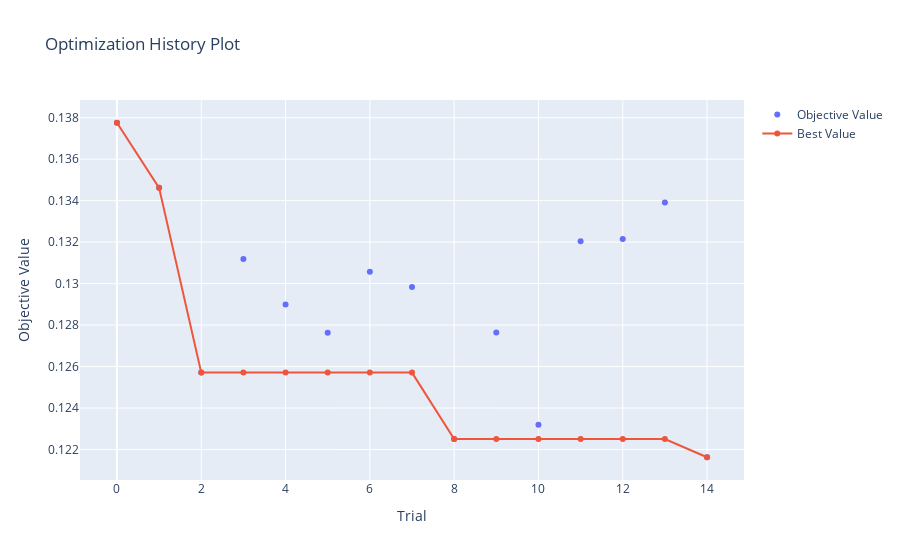
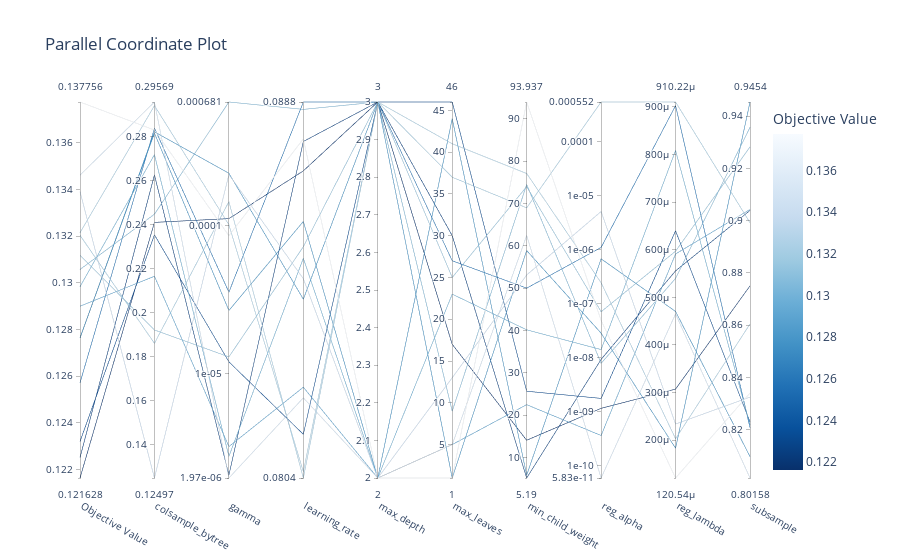
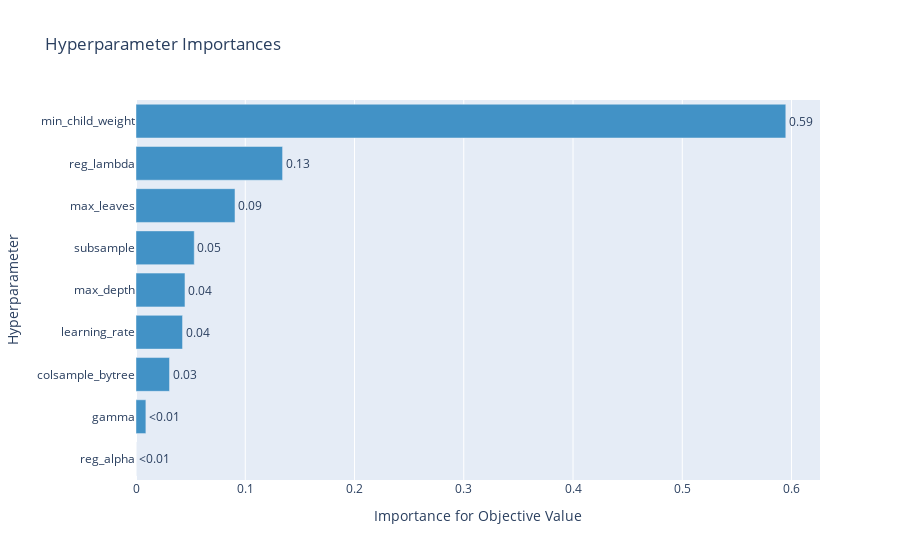
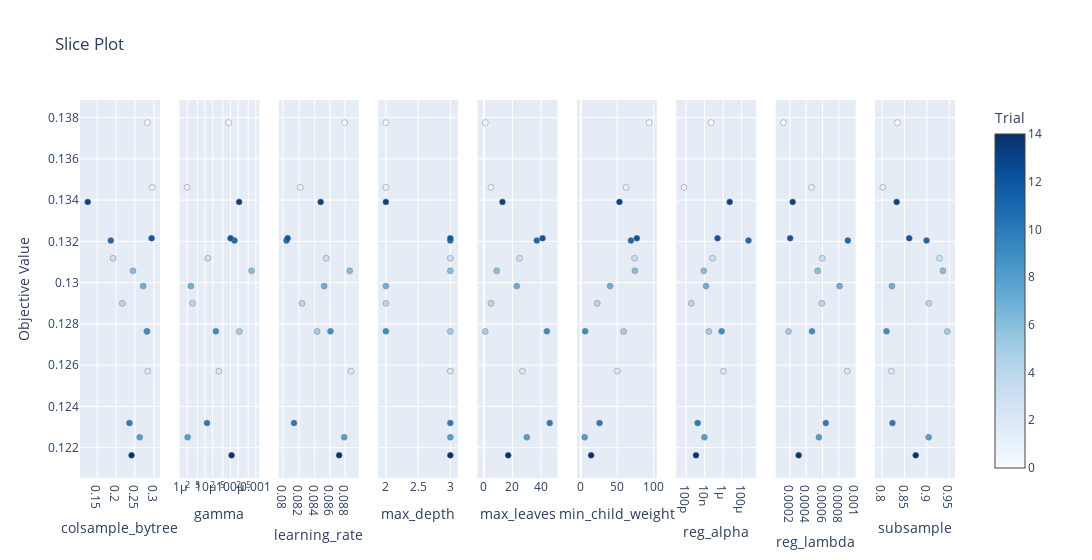

Notebook source saved alongside these figures, in order:
### Code cell
joblib.dump(xgb_study, "src/hyperparameter_tuning/study_xgb.pkl")

#study = joblib.load("study.pkl")

print("Number of finished trials: ", len(xgb_study.trials))
print("Best trial:")
trial = xgb_study.best_trial

print("  Value: {}".format(trial.value))
print("  Params: ")
for key, value in trial.params.items():
    print("    {}: {}".format(key, value))

#print("  Number of estimators: {}".format(trial.user_attrs["n_estimators"]))


viz.plot_optimization_history(xgb_study).show()
viz.plot_parallel_coordinate(xgb_study).show()
viz.plot_param_importances(xgb_study).show()
#plot_contour(xgb_study).show()
viz.plot_slice(xgb_study).show() #, params=["colsample_bytree","min_child_weight", "learning_rate"]).show()

### Figure 1 — Plotly figure (JSON) as saved in the notebook; plotly's stock layout.template omitted (floating-point values rounded to 4 significant figures)
{"data": [{"mode": "markers", "name": "Objective Value", "type": "scatter", "x": [0, 1, 2, 3, 4, 5, 6, 7, 8, 9, 10, 11, 12, 13, 14], "y": [0.1378, 0.1346, 0.1257, 0.1312, 0.129, 0.1276, 0.1306, 0.1298, 0.1225, 0.1276, 0.1232, 0.132, 0.1322, 0.1339, 0.1216]}, {"name": "Best Value", "type": "scatter", "x": [0, 1, 2, 3, 4, 5, 6, 7, 8, 9, 10, 11, 12, 13, 14], "y": [0.1378, 0.1346, 0.1257, 0.1257, 0.1257, 0.1257, 0.1257, 0.1257, 0.1225, 0.1225, 0.1225, 0.1225, 0.1225, 0.1225, 0.1216]}], "layout": {"title": {"text": "Optimization History Plot"}, "xaxis": {"title": {"text": "Trial"}}, "yaxis": {"title": {"text": "Objective Value"}}}}

### Figure 2 — Plotly figure (JSON) as saved in the notebook; plotly's stock layout.template omitted (floating-point values rounded to 4 significant figures)
{"data": [{"dimensions": [{"label": "Objective Value", "range": [0.1216, 0.1378], "values": [0.1378, 0.1346, 0.1257, 0.1312, 0.129, 0.1276, 0.1306, 0.1298, 0.1225, 0.1276, 0.1232, 0.132, 0.1322, 0.1339, 0.1216]}, {"label": "colsample_bytree", "range": [0.125, 0.2957], "values": [0.283, 0.2957, 0.2838, 0.1922, 0.2166, 0.2822, 0.2448, 0.2718, 0.2626, 0.2815, 0.2354, 0.1861, 0.2941, 0.125, 0.241]}, {"label": "gamma", "range": [-5.706, -3.167], "ticktext": ["1.97e-06", "1e-05", "0.0001", "0.000681"], "tickvals": [-5.706, -5, -4, -3.167], "values": [-4.07, -5.706, -4.451, -4.888, -5.494, -3.648, -3.167, -5.56, -5.687, -4.575, -4.921, -3.84, -3.996, -3.656, -3.954]}, {"label": "learning_rate", "range": [-1.094, -1.052], "ticktext": ["0.0804", "0.0888"], "tickvals": [-1.094, -1.052], "values": [-1.056, -1.085, -1.052, -1.068, -1.084, -1.074, -1.052, -1.069, -1.056, -1.065, -1.089, -1.094, -1.094, -1.072, -1.059]}, {"label": "max_depth", "range": [2, 3], "values": [2, 2, 3, 3, 2, 3, 3, 2, 3, 2, 3, 3, 3, 2, 3]}, {"label": "max_leaves", "range": [1, 46], "values": [1, 5, 27, 25, 5, 1, 9, 23, 30, 44, 46, 37, 41, 13, 17]}, {"label": "min_child_weight", "range": [5.19, 93.94], "values": [93.94, 62.43, 50.0, 73.97, 22.5, 58.88, 74.46, 40.16, 5.19, 5.862, 25.67, 68.96, 77.05, 53.11, 14.09]}, {"label": "reg_alpha", "range": [-10.23, -3.258], "ticktext": ["5.83e-11", "1e-10", "1e-09", "1e-08", "1e-07", "1e-06", "1e-05", "0.0001", "0.000552"], "tickvals": [-10.23, -10, -9, -8, -7, -6, -5, -4, -3.258], "values": [-7.311, -10.23, -5.956, -7.149, -9.446, -7.547, -8.106, -7.851, -8.034, -6.168, -8.758, -3.258, -6.61, -5.29, -8.941]}, {"label": "reg_lambda", "range": [0.0001205, 0.0009102], "values": [0.0001205, 0.0004651, 0.0009025, 0.0005969, 0.000591, 0.0001832, 0.0005397, 0.0008084, 0.0005556, 0.0004703, 0.0006396, 0.0009102, 0.000203, 0.0002339, 0.0003073]}, {"label": "subsample", "range": [0.8016, 0.9454], "values": [0.8341, 0.8016, 0.8209, 0.9282, 0.9043, 0.9454, 0.9357, 0.8219, 0.9039, 0.8098, 0.8231, 0.8992, 0.8605, 0.8325, 0.8751]}], "labelangle": 30, "labelside": "bottom", "line": {"color": [0.1378, 0.1346, 0.1257, 0.1312, 0.129, 0.1276, 0.1306, 0.1298, 0.1225, 0.1276, 0.1232, 0.132, 0.1322, 0.1339, 0.1216], "colorbar": {"title": {"text": "Objective Value"}}, "colorscale": [[0, "rgb(247,251,255)"], [0.125, "rgb(222,235,247)"], [0.25, "rgb(198,219,239)"], [0.375, "rgb(158,202,225)"], [0.5, "rgb(107,174,214)"], [0.625, "rgb(66,146,198)"], [0.75, "rgb(33,113,181)"], [0.875, "rgb(8,81,156)"], [1, "rgb(8,48,107)"]], "reversescale": true, "showscale": true}, "type": "parcoords"}], "layout": {"title": {"text": "Parallel Coordinate Plot"}}}

### Figure 3 — Plotly figure (JSON) as saved in the notebook; plotly's stock layout.template omitted (floating-point values rounded to 4 significant figures)
{"data": [{"cliponaxis": false, "hovertemplate": ["reg_alpha (FloatDistribution): 1.5406855117340958e-05<extra></extra>", "gamma (FloatDistribution): 0.009040669071876823<extra></extra>", "colsample_bytree (FloatDistribution): 0.030687712914723816<extra></extra>", "learning_rate (FloatDistribution): 0.04260060396778293<extra></extra>", "max_depth (IntDistribution): 0.04482228419815143<extra></extra>", "subsample (FloatDistribution): 0.05331297597511968<extra></extra>", "max_leaves (IntDistribution): 0.09060398917280538<extra></extra>", "reg_lambda (FloatDistribution): 0.13416036036797982<extra></extra>", "min_child_weight (FloatDistribution): 0.5947559974764428<extra></extra>"], "marker": {"color": "rgb(66,146,198)"}, "orientation": "h", "text": ["<0.01", "<0.01", "0.03", "0.04", "0.04", "0.05", "0.09", "0.13", "0.59"], "textposition": "outside", "type": "bar", "x": [1.541e-05, 0.009041, 0.03069, 0.0426, 0.04482, 0.05331, 0.0906, 0.1342, 0.5948], "y": ["reg_alpha", "gamma", "colsample_bytree", "learning_rate", "max_depth", "subsample", "max_leaves", "reg_lambda", "min_child_weight"]}], "layout": {"showlegend": false, "title": {"text": "Hyperparameter Importances"}, "xaxis": {"title": {"text": "Importance for Objective Value"}}, "yaxis": {"title": {"text": "Hyperparameter"}}}}

### Figure 4 — Plotly figure (JSON) as saved in the notebook; plotly's stock layout.template omitted (floating-point values rounded to 4 significant figures)
{"data": [{"marker": {"color": [0, 1, 2, 3, 4, 5, 6, 7, 8, 9, 10, 11, 12, 13, 14], "colorbar": {"title": {"text": "Trial"}, "x": 1, "xpad": 40}, "colorscale": [[0, "rgb(247,251,255)"], [0.125, "rgb(222,235,247)"], [0.25, "rgb(198,219,239)"], [0.375, "rgb(158,202,225)"], [0.5, "rgb(107,174,214)"], [0.625, "rgb(66,146,198)"], [0.75, "rgb(33,113,181)"], [0.875, "rgb(8,81,156)"], [1, "rgb(8,48,107)"]], "line": {"color": "Grey", "width": 0.5}, "showscale": true}, "mode": "markers", "showlegend": false, "type": "scatter", "x": [0.283, 0.2957, 0.2838, 0.1922, 0.2166, 0.2822, 0.2448, 0.2718, 0.2626, 0.2815, 0.2354, 0.1861, 0.2941, 0.125, 0.241], "xaxis": "x", "y": [0.1378, 0.1346, 0.1257, 0.1312, 0.129, 0.1276, 0.1306, 0.1298, 0.1225, 0.1276, 0.1232, 0.132, 0.1322, 0.1339, 0.1216], "yaxis": "y"}, {"marker": {"color": [0, 1, 2, 3, 4, 5, 6, 7, 8, 9, 10, 11, 12, 13, 14], "colorbar": {"title": {"text": "Trial"}, "x": 1, "xpad": 40}, "colorscale": [[0, "rgb(247,251,255)"], [0.125, "rgb(222,235,247)"], [0.25, "rgb(198,219,239)"], [0.375, "rgb(158,202,225)"], [0.5, "rgb(107,174,214)"], [0.625, "rgb(66,146,198)"], [0.75, "rgb(33,113,181)"], [0.875, "rgb(8,81,156)"], [1, "rgb(8,48,107)"]], "line": {"color": "Grey", "width": 0.5}, "showscale": false}, "mode": "markers", "showlegend": false, "type": "scatter", "x": [8.518e-05, 1.968e-06, 3.539e-05, 1.294e-05, 3.208e-06, 0.0002249, 0.0006809, 2.754e-06, 2.058e-06, 2.661e-05, 1.198e-05, 0.0001446, 0.000101, 0.0002206, 0.0001111], "xaxis": "x2", "y": [0.1378, 0.1346, 0.1257, 0.1312, 0.129, 0.1276, 0.1306, 0.1298, 0.1225, 0.1276, 0.1232, 0.132, 0.1322, 0.1339, 0.1216], "yaxis": "y2"}, {"marker": {"color": [0, 1, 2, 3, 4, 5, 6, 7, 8, 9, 10, 11, 12, 13, 14], "colorbar": {"title": {"text": "Trial"}, "x": 1, "xpad": 40}, "colorscale": [[0, "rgb(247,251,255)"], [0.125, "rgb(222,235,247)"], [0.25, "rgb(198,219,239)"], [0.375, "rgb(158,202,225)"], [0.5, "rgb(107,174,214)"], [0.625, "rgb(66,146,198)"], [0.75, "rgb(33,113,181)"], [0.875, "rgb(8,81,156)"], [1, "rgb(8,48,107)"]], "line": {"color": "Grey", "width": 0.5}, "showscale": false}, "mode": "markers", "showlegend": false, "type": "scatter", "x": [0.08795, 0.08216, 0.08881, 0.08549, 0.08239, 0.08432, 0.08864, 0.08523, 0.08789, 0.08606, 0.08138, 0.08045, 0.08058, 0.08478, 0.08721], "xaxis": "x3", "y": [0.1378, 0.1346, 0.1257, 0.1312, 0.129, 0.1276, 0.1306, 0.1298, 0.1225, 0.1276, 0.1232, 0.132, 0.1322, 0.1339, 0.1216], "yaxis": "y3"}, {"marker": {"color": [0, 1, 2, 3, 4, 5, 6, 7, 8, 9, 10, 11, 12, 13, 14], "colorbar": {"title": {"text": "Trial"}, "x": 1, "xpad": 40}, "colorscale": [[0, "rgb(247,251,255)"], [0.125, "rgb(222,235,247)"], [0.25, "rgb(198,219,239)"], [0.375, "rgb(158,202,225)"], [0.5, "rgb(107,174,214)"], [0.625, "rgb(66,146,198)"], [0.75, "rgb(33,113,181)"], [0.875, "rgb(8,81,156)"], [1, "rgb(8,48,107)"]], "line": {"color": "Grey", "width": 0.5}, "showscale": false}, "mode": "markers", "showlegend": false, "type": "scatter", "x": [2, 2, 3, 3, 2, 3, 3, 2, 3, 2, 3, 3, 3, 2, 3], "xaxis": "x4", "y": [0.1378, 0.1346, 0.1257, 0.1312, 0.129, 0.1276, 0.1306, 0.1298, 0.1225, 0.1276, 0.1232, 0.132, 0.1322, 0.1339, 0.1216], "yaxis": "y4"}, {"marker": {"color": [0, 1, 2, 3, 4, 5, 6, 7, 8, 9, 10, 11, 12, 13, 14], "colorbar": {"title": {"text": "Trial"}, "x": 1, "xpad": 40}, "colorscale": [[0, "rgb(247,251,255)"], [0.125, "rgb(222,235,247)"], [0.25, "rgb(198,219,239)"], [0.375, "rgb(158,202,225)"], [0.5, "rgb(107,174,214)"], [0.625, "rgb(66,146,198)"], [0.75, "rgb(33,113,181)"], [0.875, "rgb(8,81,156)"], [1, "rgb(8,48,107)"]], "line": {"color": "Grey", "width": 0.5}, "showscale": false}, "mode": "markers", "showlegend": false, "type": "scatter", "x": [1, 5, 27, 25, 5, 1, 9, 23, 30, 44, 46, 37, 41, 13, 17], "xaxis": "x5", "y": [0.1378, 0.1346, 0.1257, 0.1312, 0.129, 0.1276, 0.1306, 0.1298, 0.1225, 0.1276, 0.1232, 0.132, 0.1322, 0.1339, 0.1216], "yaxis": "y5"}, {"marker": {"color": [0, 1, 2, 3, 4, 5, 6, 7, 8, 9, 10, 11, 12, 13, 14], "colorbar": {"title": {"text": "Trial"}, "x": 1, "xpad": 40}, "colorscale": [[0, "rgb(247,251,255)"], [0.125, "rgb(222,235,247)"], [0.25, "rgb(198,219,239)"], [0.375, "rgb(158,202,225)"], [0.5, "rgb(107,174,214)"], [0.625, "rgb(66,146,198)"], [0.75, "rgb(33,113,181)"], [0.875, "rgb(8,81,156)"], [1, "rgb(8,48,107)"]], "line": {"color": "Grey", "width": 0.5}, "showscale": false}, "mode": "markers", "showlegend": false, "type": "scatter", "x": [93.94, 62.43, 50.0, 73.97, 22.5, 58.88, 74.46, 40.16, 5.19, 5.862, 25.67, 68.96, 77.05, 53.11, 14.09], "xaxis": "x6", "y": [0.1378, 0.1346, 0.1257, 0.1312, 0.129, 0.1276, 0.1306, 0.1298, 0.1225, 0.1276, 0.1232, 0.132, 0.1322, 0.1339, 0.1216], "yaxis": "y6"}, {"marker": {"color": [0, 1, 2, 3, 4, 5, 6, 7, 8, 9, 10, 11, 12, 13, 14], "colorbar": {"title": {"text": "Trial"}, "x": 1, "xpad": 40}, "colorscale": [[0, "rgb(247,251,255)"], [0.125, "rgb(222,235,247)"], [0.25, "rgb(198,219,239)"], [0.375, "rgb(158,202,225)"], [0.5, "rgb(107,174,214)"], [0.625, "rgb(66,146,198)"], [0.75, "rgb(33,113,181)"], [0.875, "rgb(8,81,156)"], [1, "rgb(8,48,107)"]], "line": {"color": "Grey", "width": 0.5}, "showscale": false}, "mode": "markers", "showlegend": false, "type": "scatter", "x": [4.885e-08, 5.827e-11, 1.106e-06, 7.096e-08, 3.58e-10, 2.835e-08, 7.834e-09, 1.408e-08, 9.254e-09, 6.789e-07, 1.747e-09, 0.0005521, 2.453e-07, 5.134e-06, 1.144e-09], "xaxis": "x7", "y": [0.1378, 0.1346, 0.1257, 0.1312, 0.129, 0.1276, 0.1306, 0.1298, 0.1225, 0.1276, 0.1232, 0.132, 0.1322, 0.1339, 0.1216], "yaxis": "y7"}, {"marker": {"color": [0, 1, 2, 3, 4, 5, 6, 7, 8, 9, 10, 11, 12, 13, 14], "colorbar": {"title": {"text": "Trial"}, "x": 1, "xpad": 40}, "colorscale": [[0, "rgb(247,251,255)"], [0.125, "rgb(222,235,247)"], [0.25, "rgb(198,219,239)"], [0.375, "rgb(158,202,225)"], [0.5, "rgb(107,174,214)"], [0.625, "rgb(66,146,198)"], [0.75, "rgb(33,113,181)"], [0.875, "rgb(8,81,156)"], [1, "rgb(8,48,107)"]], "line": {"color": "Grey", "width": 0.5}, "showscale": false}, "mode": "markers", "showlegend": false, "type": "scatter", "x": [0.0001205, 0.0004651, 0.0009025, 0.0005969, 0.000591, 0.0001832, 0.0005397, 0.0008084, 0.0005556, 0.0004703, 0.0006396, 0.0009102, 0.000203, 0.0002339, 0.0003073], "xaxis": "x8", "y": [0.1378, 0.1346, 0.1257, 0.1312, 0.129, 0.1276, 0.1306, 0.1298, 0.1225, 0.1276, 0.1232, 0.132, 0.1322, 0.1339, 0.1216], "yaxis": "y8"}, {"marker": {"color": [0, 1, 2, 3, 4, 5, 6, 7, 8, 9, 10, 11, 12, 13, 14], "colorbar": {"title": {"text": "Trial"}, "x": 1, "xpad": 40}, "colorscale": [[0, "rgb(247,251,255)"], [0.125, "rgb(222,235,247)"], [0.25, "rgb(198,219,239)"], [0.375, "rgb(158,202,225)"], [0.5, "rgb(107,174,214)"], [0.625, "rgb(66,146,198)"], [0.75, "rgb(33,113,181)"], [0.875, "rgb(8,81,156)"], [1, "rgb(8,48,107)"]], "line": {"color": "Grey", "width": 0.5}, "showscale": false}, "mode": "markers", "showlegend": false, "type": "scatter", "x": [0.8341, 0.8016, 0.8209, 0.9282, 0.9043, 0.9454, 0.9357, 0.8219, 0.9039, 0.8098, 0.8231, 0.8992, 0.8605, 0.8325, 0.8751], "xaxis": "x9", "y": [0.1378, 0.1346, 0.1257, 0.1312, 0.129, 0.1276, 0.1306, 0.1298, 0.1225, 0.1276, 0.1232, 0.132, 0.1322, 0.1339, 0.1216], "yaxis": "y9"}], "layout": {"title": {"text": "Slice Plot"}, "width": 2700, "xaxis": {"anchor": "y", "domain": [0, 0.09136], "title": {"text": "colsample_bytree"}}, "xaxis2": {"anchor": "y2", "domain": [0.1136, 0.2049], "title": {"text": "gamma"}, "type": "log"}, "xaxis3": {"anchor": "y3", "domain": [0.2272, 0.3185], "title": {"text": "learning_rate"}, "type": "log"}, "xaxis4": {"anchor": "y4", "domain": [0.3407, 0.4321], "title": {"text": "max_depth"}}, "xaxis5": {"anchor": "y5", "domain": [0.4543, 0.5457], "title": {"text": "max_leaves"}}, "xaxis6": {"anchor": "y6", "domain": [0.5679, 0.6593], "title": {"text": "min_child_weight"}}, "xaxis7": {"anchor": "y7", "domain": [0.6815, 0.7728], "title": {"text": "reg_alpha"}, "type": "log"}, "xaxis8": {"anchor": "y8", "domain": [0.7951, 0.8864], "title": {"text": "reg_lambda"}}, "xaxis9": {"anchor": "y9", "domain": [0.9086, 1], "title": {"text": "subsample"}}, "yaxis": {"anchor": "x", "domain": [0, 1], "title": {"text": "Objective Value"}}, "yaxis2": {"anchor": "x2", "domain": [0, 1], "matches": "y", "showticklabels": false}, "yaxis3": {"anchor": "x3", "domain": [0, 1], "matches": "y", "showticklabels": false}, "yaxis4": {"anchor": "x4", "domain": [0, 1], "matches": "y", "showticklabels": false}, "yaxis5": {"anchor": "x5", "domain": [0, 1], "matches": "y", "showticklabels": false}, "yaxis6": {"anchor": "x6", "domain": [0, 1], "matches": "y", "showticklabels": false}, "yaxis7": {"anchor": "x7", "domain": [0, 1], "matches": "y", "showticklabels": false}, "yaxis8": {"anchor": "x8", "domain": [0, 1], "matches": "y", "showticklabels": false}, "yaxis9": {"anchor": "x9", "domain": [0, 1], "matches": "y", "showticklabels": false}}}
